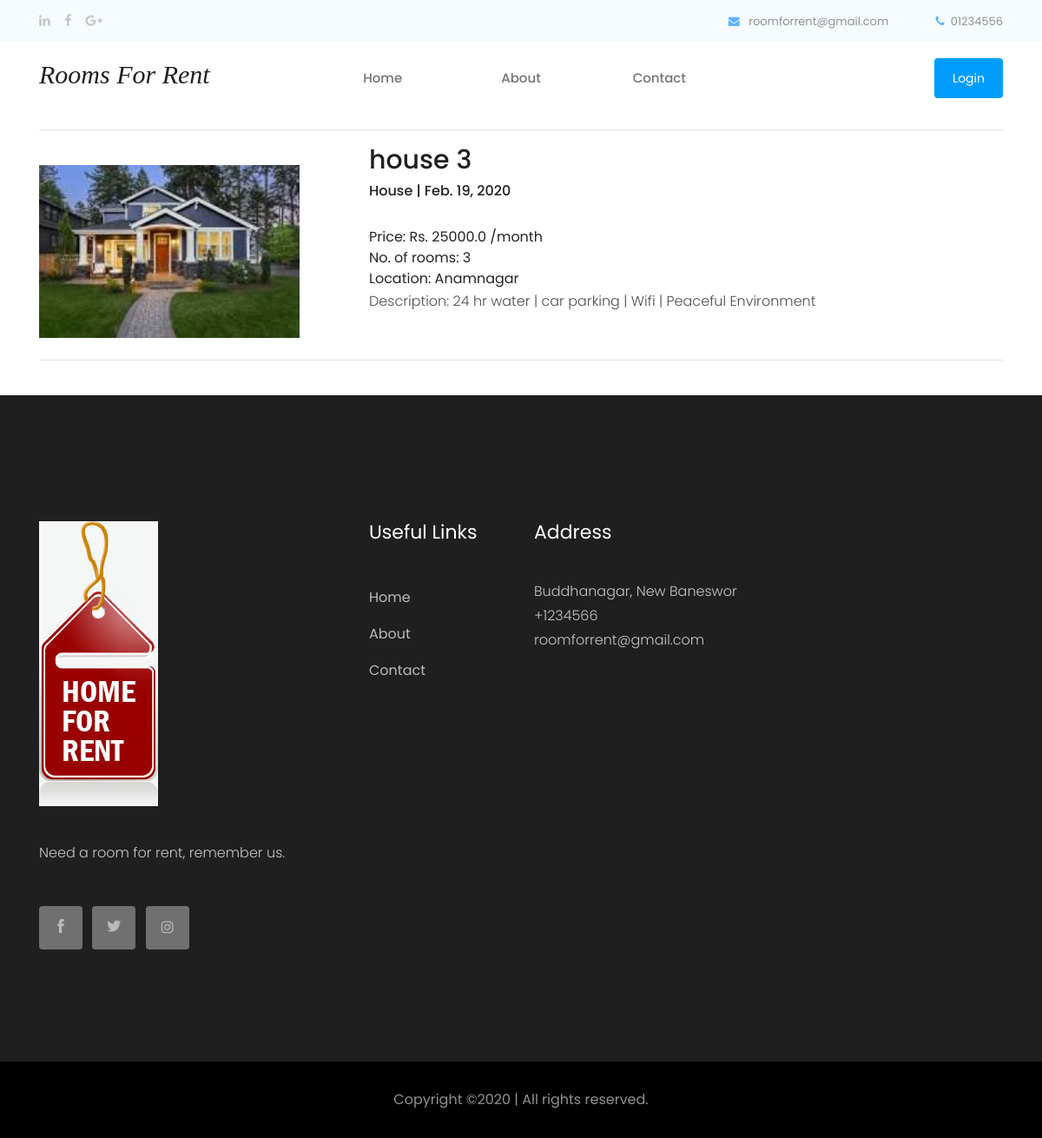
Page /room/3 on the committed database.
### room/models.py (models this page shows, shortened)
class Room(models.Model):
    title = models.CharField(max_length=100)
    no_of_rooms = models.PositiveIntegerField()
    price = models.FloatField()
    location = models.CharField(max_length=200)
    description = models.TextField(null=True, blank=True)
    image = models.ImageField(upload_to='room/', null=True, blank=True)
    publish_date = models.DateField(auto_now=True)
    category = models.ForeignKey(Category, on_delete=models.CASCADE)
    class Meta:
        db_table = "room"

class Category(models.Model):
    title = models.CharField(max_length=100,unique=True)
    def __str__(self):
        return self.title

### room_for_rent/views.py (the view)
# urls.py: path('room/<int:id>',views.views_more,name='views_more'),
def views_more(request,id):
    data = Room.objects.get(pk=id)
    context = {
        'room':data
    }
    return render(request,'views_more.html',context)

### templates/views_more.html (shortened to what this page needs)
{% extends 'base/base.html' %}
{% block 'body' %}
<div class="container">
    <hr>
    <div class ="row">
        <div class="col-md-4">
            <br>
            {% if room.image %}
             <img src="{{MEDIA_URL}}{{room.image.url}}" style="width:300px;height:auto;">
            {% endif %}
        </div>
        <div class="col-md-8">
        <h2>{{room.title}}</h2>
            <h5>{{room.category}} | {{room.publish_date}}</h5>
            <br>
            <span>Price: Rs. {{room.price}} /month</span>
            <br/>
            <span>No. of rooms: {{room.no_of_rooms}}</span>
            <br>
            <span>Location: {{room.location}}</span>
            <br>
            <p>Description: {{room.description}}</p>
            <br>
        </div>
    </div>
    <hr>
    <br>
</div>
{% endblock %}

### rows in the picture
Room: image (picture), title "house 3", category "House", publish_date "Feb. 19, 2020", price "25000.0", no_of_rooms "3", location "Anamnagar", description "24 hr water | car parking | Wifi | Peaceful Environment"
